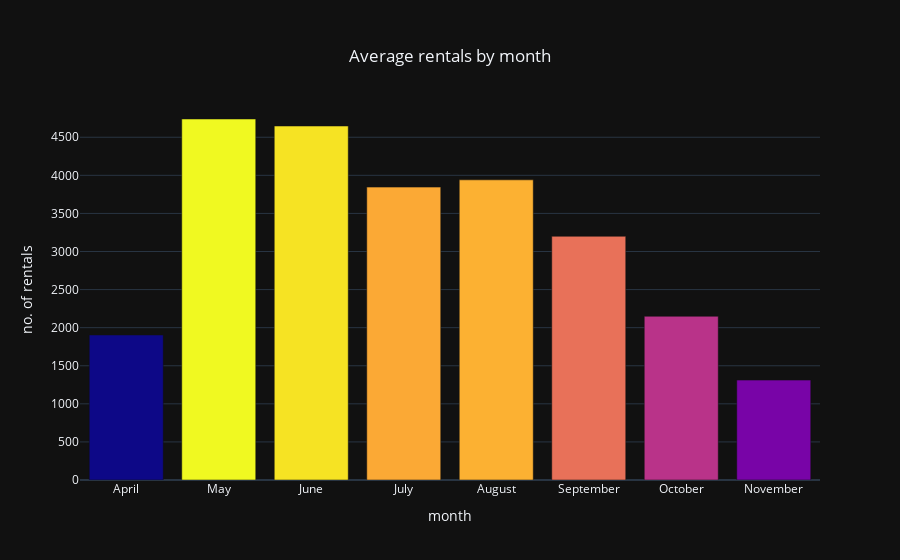

Notebook code for this chart:
### Markdown cell above
## Average rentals by month <a id="monthAvgPlot"></a>

### Code cell
iplot(monthAvgPlot)

### Figure 1 — Plotly figure (JSON) as saved in the notebook; plotly's stock layout.template omitted (floating-point values rounded to 4 significant figures)
{"data": [{"marker": {"autocolorscale": true, "color": [5711, 122171, 119208, 139430, 146933, 39348, 66642, 95996]}, "type": "bar", "x": ["April", "August", "July", "June", "May", "November", "October", "September"], "y": [1904.0, 3941, 3845.0, 4648.0, 4740.0, 1312.0, 2150.0, 3200.0]}], "layout": {"title": {"text": "Average rentals by month", "x": 0.5, "xanchor": "center", "y": 0.9, "yanchor": "middle"}, "xaxis": {"categoryarray": ["April", "May", "June", "July", "August", "September", "October", "November"], "categoryorder": "array", "title": {"text": "month"}}, "yaxis": {"title": {"text": "no. of rentals"}}}}
